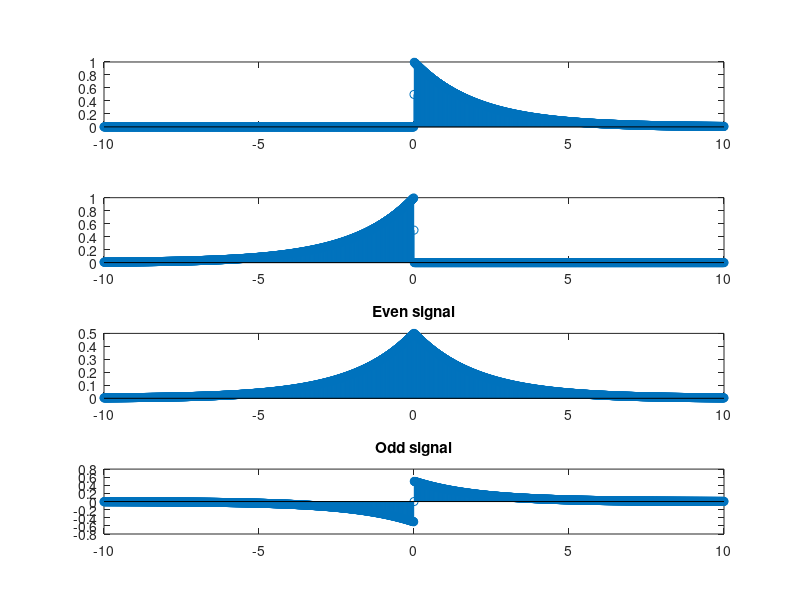

Recreate this plot in MATLAB.
close all;
clear all;
t = -10:.01:10;
%actual function
u = .5*sign(t)+.5;
x1 = exp(-.5*t).*u;
subplot(4,1,1);
stem(t,x1);
x2 = fliplr(x1);
subplot(4,1,2);
stem(t,x2);
%EVEN
x3 = .5*(x1+x2);
subplot(4,1,3);
stem(t,x3);
title('Even signal');

%odd
x4 = .5*(x1-x2);
subplot(4,1,4);
stem(t,x4);
title('Odd signal');